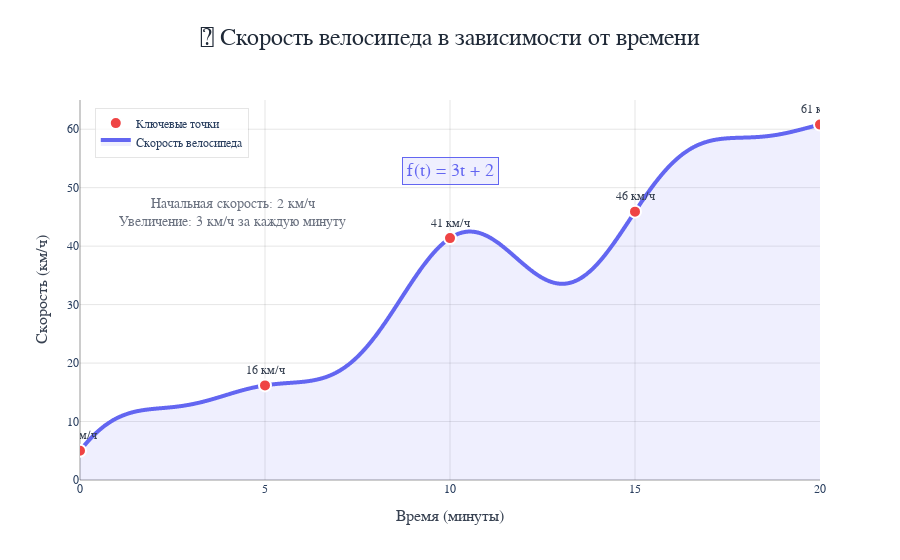

The cell this chart's notebook holds for it:
### Markdown cell above
## Что такое производная функции и зачем она нужна

Чтобы понять тему производной функции, давайте сначала вспомним понятие функции. Представьте, как вы катаетесь на велосипеде: разгоняетесь, тормозите и едете с постоянной скоростью. Скорость велосипеда меняется с течением времени — это и есть пример функции времени.

**Функция** — это математическое правило, которое принимает на вход число (аргумент) и возвращает определённый результат. В нашем примере результатом будет скорость велосипеда, а аргументом — время движения.

Если представить зависимость скорости от времени в виде формулы, она примет следующий вид:  
$V = f(t)$.  

Распишем значения этой формулы:

- **Скорость велосипеда (V)** — зависимая переменная, которая изменяется с течением времени. Например:
  - в начале поездки: `0 км/ч`
  - через 5 минут: `20 км/ч`
  - через 10 минут: `30 км/ч`
  
- **Время (t)** — независимая переменная, которую мы задаём самостоятельно. Она служит аргументом функции.

- **Функция `f(t)`** описывает зависимость скорости от времени. Например:  
  $f(t) = 3t + 2$.  

  Эта функция означает, что:
  - каждую минуту скорость увеличивается на `3 км/ч`
  - начальная скорость (при `t = 0`): `2 км/ч`  
  Тогда через 5 минут скорость будет равна:  
  `3 × 5 + 2 = 17 км/ч`.

Построим график изменения скорости велосипеда в двумерной системе координат $X$ и $Y$:
- По горизонтальной оси $X$ откладываем **время движения**
- По вертикальной оси $Y$ — **скорость велосипеда**

### Code cell
# Импорт библиотек
import numpy as np
import plotly.graph_objects as go
import plotly.express as px
from plotly.subplots import make_subplots
import os

def create_speed_function(t):
    """
    Функция скорости велосипеда с сильными изгибами
    Args:
        t: время в минутах
    Returns:
        Скорость в км/ч
    """
    # Создаем сложную кривую с крутыми изгибами
    base = 3 * t + 2  # Базовый линейный тренд
    wave1 = 5 * np.sin(t * 0.8)  # Основная волна
    wave2 = 3 * np.cos(t * 1.2)  # Дополнительная волна
    steepness = 2 * np.sin(t * 0.5) * np.cos(t * 0.3)  # Компонент для крутых изгибов
    
    return base + wave1 + wave2 + steepness

def generate_data(t_max=20, points=1000):  # Увеличили количество точек для гладкости
    """
    Генерирует данные для графика
    Args:
        t_max: максимальное время в минутах
        points: количество точек для плавности
    Returns:
        Кортеж (время, скорость)
    """
    t = np.linspace(0, t_max, points)
    v = create_speed_function(t)
    return t, v

# Генерация данных
t, v = generate_data()

# Создание основного графика
fig = go.Figure()

# Основная линия графика с градиентом
fig.add_trace(go.Scatter(
    x=t,
    y=v,
    mode='lines',
    name='Скорость велосипеда',
    line=dict(
        color='#6366f1',
        width=4,
        shape='spline'
    ),
    fill='tonexty',
    fillcolor='rgba(99, 102, 241, 0.1)',
    hovertemplate='<b>Время:</b> %{x:.1f} мин<br>' +
                  '<b>Скорость:</b> %{y:.1f} км/ч<br>' +
                  '<extra></extra>'
))

# Добавление точек для ключевых значений
key_points = [0, 5, 10, 15, 20]
key_speeds = [create_speed_function(t) for t in key_points]

fig.add_trace(go.Scatter(
    x=key_points,
    y=key_speeds,
    mode='markers+text',
    name='Ключевые точки',
    marker=dict(
        size=12,
        color='#ef4444',
        symbol='circle',
        line=dict(color='white', width=2)
    ),
    text=[f'{v:.0f} км/ч' for v in key_speeds],
    textposition='top center',
    textfont=dict(size=12, color='#374151'),
    hovertemplate='<b>Время:</b> %{x} мин<br>' +
                  '<b>Скорость:</b> %{y:.1f} км/ч<br>' +
                  '<extra></extra>'
))

# Настройка макета
fig.update_layout(
    title=dict(
        text='🚴 Скорость велосипеда в зависимости от времени',
        font=dict(size=24, color='#1f2937'),
        x=0.5,
        y=0.95
    ),
    xaxis=dict(
        title=dict(
            text='Время (минуты)',
            font=dict(size=16, color='#374151')
        ),
        gridcolor='rgba(0,0,0,0.1)',
        zerolinecolor='rgba(0,0,0,0.2)',
        showgrid=True,
        range=[0, 20]
    ),
    yaxis=dict(
        title=dict(
            text='Скорость (км/ч)',
            font=dict(size=16, color='#374151')
        ),
        gridcolor='rgba(0,0,0,0.1)',
        zerolinecolor='rgba(0,0,0,0.2)',
        showgrid=True,
        range=[0, 65]
    ),
    plot_bgcolor='white',
    paper_bgcolor='white',
    font=dict(family='Arial, sans-serif'),
    showlegend=True,
    legend=dict(
        x=0.02,
        y=0.98,
        bgcolor='rgba(255,255,255,0.8)',
        bordercolor='rgba(0,0,0,0.1)',
        borderwidth=1
    ),
    margin=dict(l=80, r=80, t=100, b=80),
    hovermode='x unified'
)

# Добавление аннотаций
fig.add_annotation(
    x=0.5,
    y=0.85,
    xref='paper',
    yref='paper',
    text='f(t) = 3t + 2',
    showarrow=False,
    font=dict(size=18, color='#6366f1'),
    bgcolor='rgba(99, 102, 241, 0.1)',
    bordercolor='#6366f1',
    borderwidth=1,
    borderpad=4
)

fig.add_annotation(
    x=0.05,
    y=0.75,
    xref='paper',
    yref='paper',
    text='Начальная скорость: 2 км/ч<br>Увеличение: 3 км/ч за каждую минуту',
    showarrow=False,
    font=dict(size=14, color='#6b7280'),
    align='center'
)

# Создаем директорию для сохранения графиков, если её нет
os.makedirs('_static/plots', exist_ok=True)

# Сохраняем график как HTML файл
fig.write_html('_static/plots/speed_plot.html', include_plotlyjs='cdn', full_html=False)

# Отображаем график в ноутбуке
fig.show()

# Создаем markdown-ячейку с встроенным графиком
from IPython.display import Markdown
display(Markdown("""
<div class="plotly-plot">
    <iframe src="_static/plots/speed_plot.html" width="100%" height="600px" frameborder="0"></iframe>
</div>
"""))

### Figure 1 — Plotly figure (JSON) as saved in the notebook; plotly's stock layout.template omitted (floating-point values rounded to 4 significant figures; data arrays with more than 128 entries replaced by an {"elided": "..."} marker saying what was removed)
{"data": [{"fill": "tonexty", "fillcolor": "rgba(99, 102, 241, 0.1)", "hovertemplate": "<b>Время:</b> %{x:.1f} мин<br><b>Скорость:</b> %{y:.1f} км/ч<br><extra></extra>", "line": {"color": "#6366f1", "shape": "spline", "width": 4}, "mode": "lines", "name": "Скорость велосипеда", "type": "scatter", "x": {"elided": "1000 float values"}, "y": {"elided": "1000 float values"}}, {"hovertemplate": "<b>Время:</b> %{x} мин<br><b>Скорость:</b> %{y:.1f} км/ч<br><extra></extra>", "marker": {"color": "#ef4444", "line": {"color": "white", "width": 2}, "size": 12, "symbol": "circle"}, "mode": "markers+text", "name": "Ключевые точки", "text": ["5 км/ч", "16 км/ч", "41 км/ч", "46 км/ч", "61 км/ч"], "textfont": {"color": "#374151", "size": 12}, "textposition": "top center", "type": "scatter", "x": [0, 5, 10, 15, 20], "y": [5.0, 16.18, 41.38, 45.9, 60.79]}], "layout": {"annotations": [{"bgcolor": "rgba(99, 102, 241, 0.1)", "bordercolor": "#6366f1", "borderpad": 4, "borderwidth": 1, "font": {"color": "#6366f1", "size": 18}, "showarrow": false, "text": "f(t) = 3t + 2", "x": 0.5, "xref": "paper", "y": 0.85, "yref": "paper"}, {"align": "center", "font": {"color": "#6b7280", "size": 14}, "showarrow": false, "text": "Начальная скорость: 2 км/ч<br>Увеличение: 3 км/ч за каждую минуту", "x": 0.05, "xref": "paper", "y": 0.75, "yref": "paper"}], "font": {"family": "Arial, sans-serif"}, "hovermode": "x unified", "legend": {"bgcolor": "rgba(255,255,255,0.8)", "bordercolor": "rgba(0,0,0,0.1)", "borderwidth": 1, "x": 0.02, "y": 0.98}, "margin": {"b": 80, "l": 80, "r": 80, "t": 100}, "paper_bgcolor": "white", "plot_bgcolor": "white", "showlegend": true, "title": {"font": {"color": "#1f2937", "size": 24}, "text": "🚴 Скорость велосипеда в зависимости от времени", "x": 0.5, "y": 0.95}, "xaxis": {"gridcolor": "rgba(0,0,0,0.1)", "range": [0, 20], "showgrid": true, "title": {"font": {"color": "#374151", "size": 16}, "text": "Время (минуты)"}, "zerolinecolor": "rgba(0,0,0,0.2)"}, "yaxis": {"gridcolor": "rgba(0,0,0,0.1)", "range": [0, 65], "showgrid": true, "title": {"font": {"color": "#374151", "size": 16}, "text": "Скорость (км/ч)"}, "zerolinecolor": "rgba(0,0,0,0.2)"}}}
